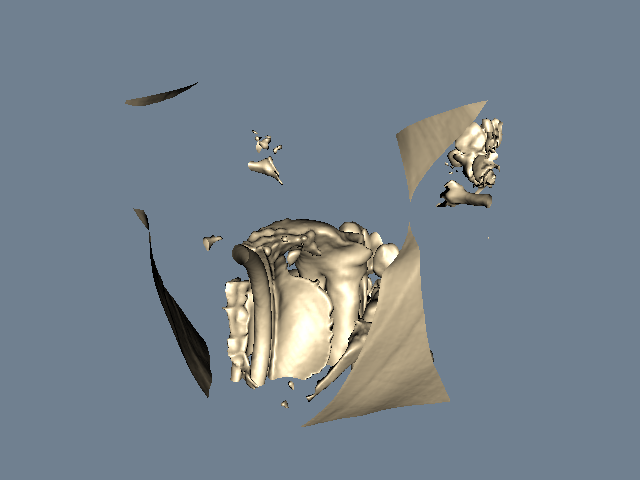

This chart was generated by the following Python code:
#!/usr/bin/env python

# Crop a sub-volume from a 3D medical dataset (FullHead.mhd) using
# vtkExtractVOI and render the result with vtkFlyingEdges3D.

import os
from pathlib import Path

# Factory overrides: importing these modules registers the OpenGL rendering
# and interaction style implementations for vtkRenderingCore factory classes.
import vtkmodules.vtkInteractionStyle  # noqa: F401
import vtkmodules.vtkRenderingOpenGL2  # noqa: F401
# VTK pipeline classes used in this example
from vtkmodules.vtkFiltersCore import vtkFlyingEdges3D
from vtkmodules.vtkIOImage import vtkMetaImageReader
from vtkmodules.vtkImagingCore import vtkExtractVOI
from vtkmodules.vtkRenderingCore import (
    vtkActor,
    vtkPolyDataMapper,
    vtkRenderWindow,
    vtkRenderWindowInteractor,
    vtkRenderer,
)

# Colors (normalized RGB)
wheat_rgb = (0.961, 0.871, 0.702)
slate_gray_background_rgb = (0.439, 0.502, 0.565)

# Data directory: defaults to the folder containing this script
data_dir = Path(os.environ.get("VPE_DATA_DIR", Path(__file__).parent))

# Reader: load the 3D medical volume
reader = vtkMetaImageReader()
reader.SetFileName(str(data_dir / "FullHead.mhd"))
reader.Update()

# Filter: extract a sub-volume (VOI) covering the central region
# The full volume is 256x256x94; crop to the center 128x128x60
extract = vtkExtractVOI()
extract.SetInputConnection(reader.GetOutputPort())
extract.SetVOI(64, 192, 64, 192, 17, 77)
extract.SetSampleRate(1, 1, 1)

# Filter: extract an iso-surface from the cropped sub-volume
flying_edges = vtkFlyingEdges3D()
flying_edges.SetInputConnection(extract.GetOutputPort())
flying_edges.SetValue(0, 500)
flying_edges.ComputeNormalsOn()

# Mapper: map the iso-surface polydata to graphics primitives
mapper = vtkPolyDataMapper()
mapper.SetInputConnection(flying_edges.GetOutputPort())
mapper.ScalarVisibilityOff()

# Actor: assign the mapped geometry
actor = vtkActor()
actor.SetMapper(mapper)
actor.GetProperty().SetDiffuseColor(wheat_rgb)
actor.GetProperty().SetSpecular(0.3)
actor.GetProperty().SetSpecularPower(20)

# Renderer: assemble the scene and configure the camera
renderer = vtkRenderer()
renderer.AddActor(actor)
renderer.SetBackground(slate_gray_background_rgb)

# Window: display the rendered scene
render_window = vtkRenderWindow()
render_window.AddRenderer(renderer)
render_window.SetWindowName("extract voi")
render_window.SetMultiSamples(0)
render_window.SetSize(640, 480)

# Interactor: handle mouse and keyboard events
render_window_interactor = vtkRenderWindowInteractor()
render_window_interactor.SetRenderWindow(render_window)

# Scene: configure the camera
renderer.ResetCamera()
renderer.GetActiveCamera().Azimuth(30)
renderer.GetActiveCamera().Elevation(20)
renderer.ResetCameraClippingRange()

render_window_interactor.Initialize()
render_window_interactor.Start()
